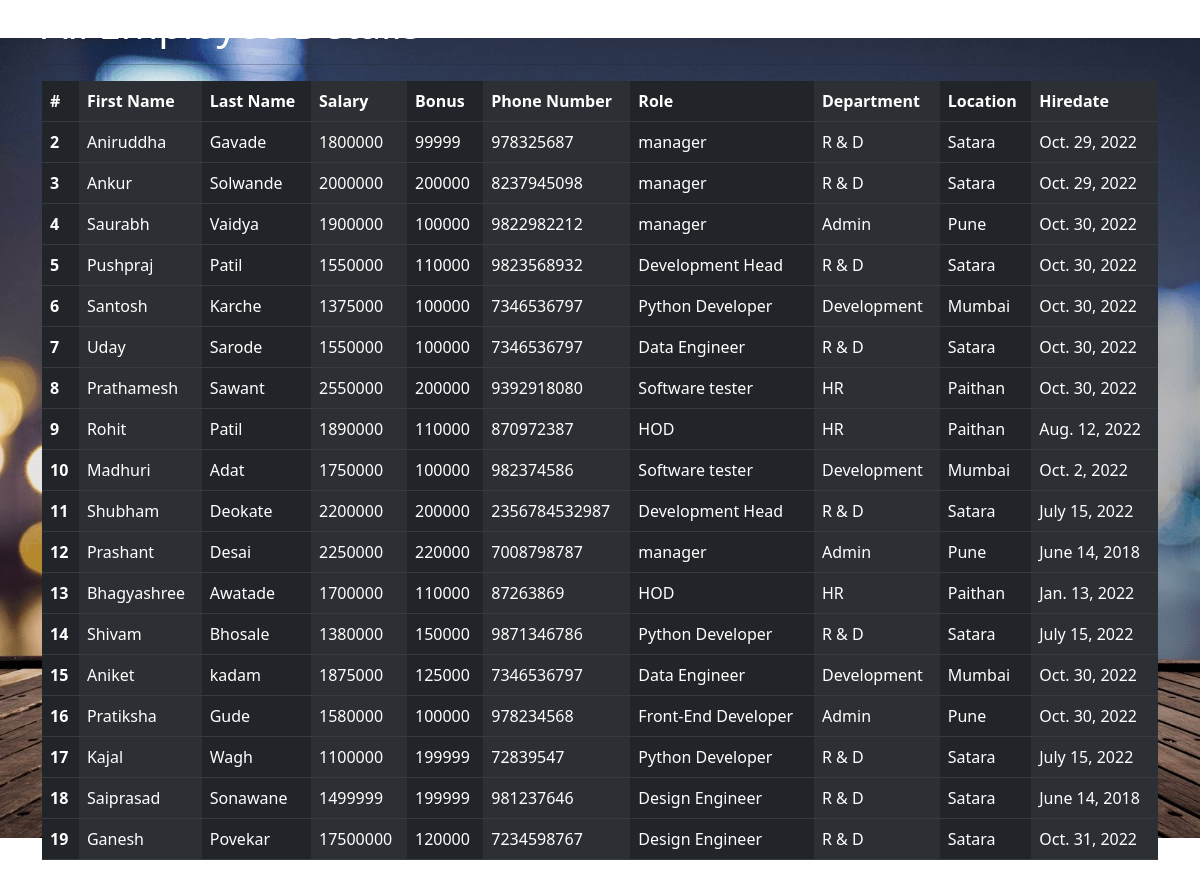
Page /all_emp/ on the committed database.
### emp_app/models.py (models this page shows, shortened)
class Employee(models.Model):
    first_name = models.CharField(max_length=100, null=False)
    last_name = models.CharField(max_length=150)
    dept = models.ForeignKey(Department, on_delete=models.Model)
    salary = models.IntegerField(default=0)
    bonus = models.IntegerField(default=0)
    role = models.ForeignKey(Role, on_delete=models.CASCADE)
    phone = models.IntegerField(default=0)
    hire_date = models.DateField()
    def __str__(self):
        return "%s %s %s" %(self.first_name, self.last_name, self.phone)

class Role(models.Model):
    name = models.CharField(max_length=150, null=False)

class Department(models.Model):
    name = models.CharField(max_length=200, null=False)
    location = models.CharField(max_length=100, null=False)

### emp_app/views.py (the view)
# urls.py: path('all_emp/', views.all_emp, name='view_all_emp'),
def all_emp(request):
    emps = Employee.objects.all()
    context = {
        "emps": emps
    }
    print(context)
    return render(request, 'view_all_emp.html', context)

### emp_app/templates/emp_app/view_all_emp.html (shortened to what this page needs)
<!DOCTYPE html>
{% load static %}
<html lang="en">
<head>
        <link href="https://cdn.jsdelivr.net/npm/bootstrap@5.2.2/dist/css/bootstrap.min.css" rel="stylesheet">
    <link rel="stylesheet" type="text/css" href="{% static 'css/main.css' %}">
</head>
</head>
  <body id="vw" style="background-image:url('{% static 'images/view.jpg' %}');">
    <div class="container">
          <h1 style="color:white;">All Employee Details</h1>
        <hr>
      <table class="table table-dark table-striped-columns">
  <thead>
    <tr>
      <th scope="col">#</th>
      <th scope="col">First Name</th>
      <th scope="col">Last Name</th>
      <th scope="col">Salary</th>
      <th scope="col">Bonus</th>
      <th scope="col">Phone Number</th>
      <th scope="col">Role</th>
      <th scope="col">Department</th>
      <th scope="col">Location</th>
      <th scope="col">Hiredate</th>
    </tr>
  </thead>
          {% for emp in emps %}
      <tbody>
        <tr>
          <th scope="row">{{emp.id}}</th>
          <td>{{emp.first_name}}</td>
          <td>{{emp.last_name}}</td>
          <td>{{emp.salary}}</td>
          <td>{{emp.bonus}}</td>
          <td>{{emp.phone}}</td>
          <td>{{emp.role.name}}</td>
          <td>{{emp.dept.name}}</td>
          <td>{{emp.dept.location}}</td>
          <td>{{emp.hire_date}}</td>
        </tr>
      </tbody>
          {% endfor %}
</table>
    </div>
  </body>
</html>

### static/css/main.css (style rules this page uses)
#vw { background-repeat: no-repeat; background-size: 1700px 800px; background-position: center; background-attachment: fixed; }

### rows in the picture
Employee: id "2", first_name "Aniruddha", last_name "Gavade", salary "1800000", bonus "99999", phone "978325687", role.name "manager", dept.name "R & D", dept.location "Satara", hire_date "Oct. 29, 2022"
Employee: id "3", first_name "Ankur", last_name "Solwande", salary "2000000", bonus "200000", phone "8237945098", role.name "manager", dept.name "R & D", dept.location "Satara", hire_date "Oct. 29, 2022"
Employee: id "4", first_name "Saurabh", last_name "Vaidya", salary "1900000", bonus "100000", phone "9822982212", role.name "manager", dept.name "Admin", dept.location "Pune", hire_date "Oct. 30, 2022"
Employee: id "5", first_name "Pushpraj", last_name "Patil", salary "1550000", bonus "110000", phone "9823568932", role.name "Development Head", dept.name "R & D", dept.location "Satara", hire_date "Oct. 30, 2022"
Employee: id "6", first_name "Santosh", last_name "Karche", salary "1375000", bonus "100000", phone "7346536797", role.name "Python Developer", dept.name "Development", dept.location "Mumbai", hire_date "Oct. 30, 2022"
Employee: id "7", first_name "Uday", last_name "Sarode", salary "1550000", bonus "100000", phone "7346536797", role.name "Data Engineer", dept.name "R & D", dept.location "Satara", hire_date "Oct. 30, 2022"
Employee: id "8", first_name "Prathamesh", last_name "Sawant", salary "2550000", bonus "200000", phone "9392918080", role.name "Software tester", dept.name "HR", dept.location "Paithan", hire_date "Oct. 30, 2022"
Employee: id "9", first_name "Rohit", last_name "Patil", salary "1890000", bonus "110000", phone "870972387", role.name "HOD", dept.name "HR", dept.location "Paithan", hire_date "Aug. 12, 2022"
Employee: id "10", first_name "Madhuri", last_name "Adat", salary "1750000", bonus "100000", phone "982374586", role.name "Software tester", dept.name "Development", dept.location "Mumbai", hire_date "Oct. 2, 2022"
Employee: id "11", first_name "Shubham", last_name "Deokate", salary "2200000", bonus "200000", phone "2356784532987", role.name "Development Head", dept.name "R & D", dept.location "Satara", hire_date "July 15, 2022"
Employee: id "12", first_name "Prashant", last_name "Desai", salary "2250000", bonus "220000", phone "7008798787", role.name "manager", dept.name "Admin", dept.location "Pune", hire_date "June 14, 2018"
Employee: id "13", first_name "Bhagyashree", last_name "Awatade", salary "1700000", bonus "110000", phone "87263869", role.name "HOD", dept.name "HR", dept.location "Paithan", hire_date "Jan. 13, 2022"
Employee: id "14", first_name "Shivam", last_name "Bhosale", salary "1380000", bonus "150000", phone "9871346786", role.name "Python Developer", dept.name "R & D", dept.location "Satara", hire_date "July 15, 2022"
Employee: id "15", first_name "Aniket", last_name "kadam", salary "1875000", bonus "125000", phone "7346536797", role.name "Data Engineer", dept.name "Development", dept.location "Mumbai", hire_date "Oct. 30, 2022"
Employee: id "16", first_name "Pratiksha", last_name "Gude", salary "1580000", bonus "100000", phone "978234568", role.name "Front-End Developer", dept.name "Admin", dept.location "Pune", hire_date "Oct. 30, 2022"
Employee: id "17", first_name "Kajal", last_name "Wagh", salary "1100000", bonus "199999", phone "72839547", role.name "Python Developer", dept.name "R & D", dept.location "Satara", hire_date "July 15, 2022"
Employee: id "18", first_name "Saiprasad", last_name "Sonawane", salary "1499999", bonus "199999", phone "981237646", role.name "Design Engineer", dept.name "R & D", dept.location "Satara", hire_date "June 14, 2018"
Employee: id "19", first_name "Ganesh", last_name "Povekar", salary "17500000", bonus "120000", phone "7234598767", role.name "Design Engineer", dept.name "R & D", dept.location "Satara", hire_date "Oct. 31, 2022"
